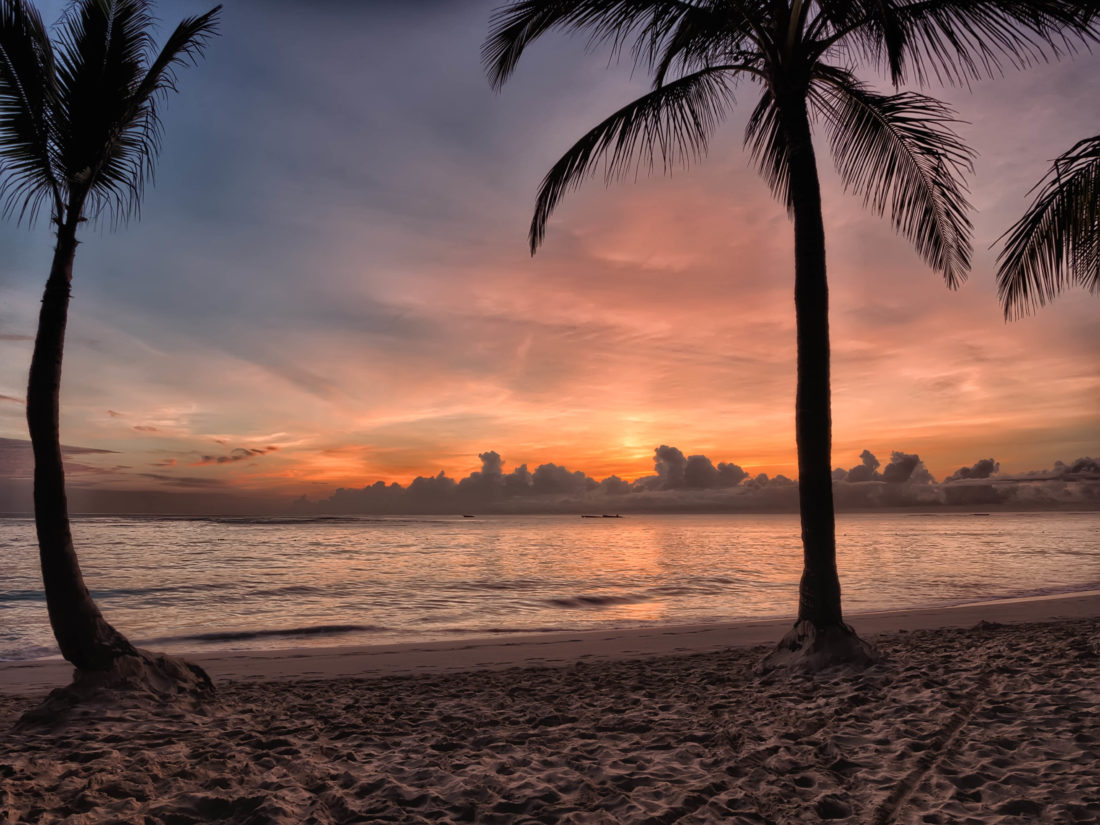
#> input picture Lab4/palm_tree.jpg, 1100 x 825 px
$ jupyter execute --allow-errors Jazwinska_Magda_LMAD_PSI_L3.ipynb
#> lines starting #> are read from the running program, lines starting #| are printed output that depends on the picture
##### Zadanie 1. Segmentacja obrazu za pomocą algorytmu k-średnich.
1.1. Wyświetlenie kodów RGB dla każdego piksela.

[cell 1]
import cv2
import numpy as np
import pandas as pd
from sklearn.cluster import KMeans
import matplotlib.pyplot as plt
import seaborn as sns

[cell 2]
image = cv2.imread('palm_tree.jpg')
#> image is the input picture: shape (825, 1100, 3); mean B, G, R 80.2, 86.5, 115
image = cv2.cvtColor(image, cv2.COLOR_BGR2RGB)

[cell 3]
print("Przykładowe kody RGB dla pierwszych 10 pikseli:")
print(image.reshape(-1, 3)[:10])
#| [[ 28  35  63]
#|  [ 35  50  83]
#|  [ 98 118 153]
#|  [ 74  89 118]
#|  [ 23  28  47]
#|  [ 32  29  36]
#|  [ 22  16  20]
#|  [ 15   9  11]
#|  [ 31  31  43]
#|  [ 35  36  41]]

1.2. Wyświetlenie oryginalnego zdjęcia.

[cell 4]
plt.figure(figsize=(6, 6))
plt.imshow(image)
plt.axis("off")
plt.show()

1.3. Wykonanie kwantyzacji kolorów za pomocą algorytmu k-średnich.

[cell 5]
pixels = image.reshape((-1, 3))

# Ustawienie liczby klastrów (np. 5 klastrów)
k = 5
kmeans = KMeans(n_clusters=k, random_state=0)
kmeans.fit(pixels)

# Zastąpienie pikseli kolorami centrów klastrów
segmented_pixels = kmeans.cluster_centers_[kmeans.labels_]
segmented_image = segmented_pixels.reshape(image.shape).astype(np.uint8)

# Wyświetlenie obrazu po kwantyzacji kolorów
plt.figure(figsize=(6, 6))
plt.title(f"Obraz po kwantyzacji kolorów (k = {k})")
plt.imshow(segmented_image)
plt.axis("off")
plt.show()
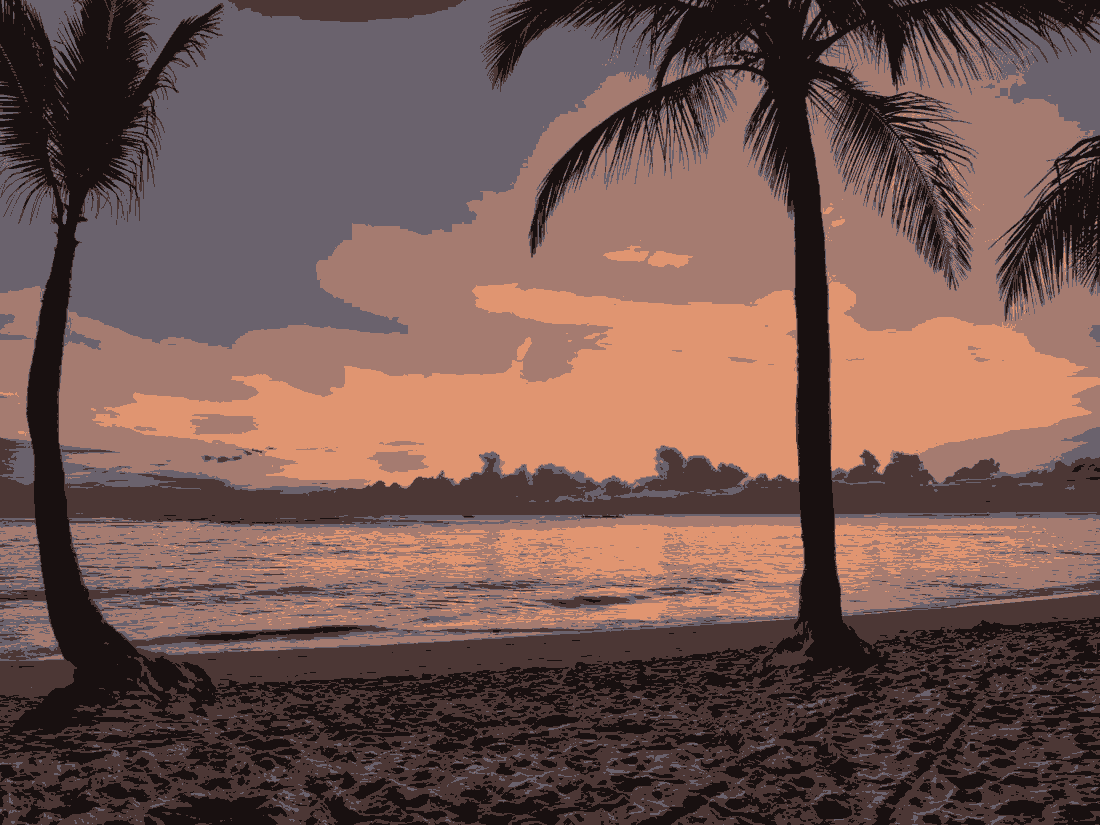
#> shown: shape (825, 1100, 3); mean R, G, B 114.5, 85.9, 79.9

1.4. Wyświetlenie rozmiarów zdjęcia i liczbę kanałów kolorów (RGB).

[cell 6]
print("Rozmiar zdjęcia:", image.shape[:2])  # Wysokość i szerokość
#| Rozmiar zdjęcia: (825, 1100)
print("Liczba kanałów kolorów (RGB):", image.shape[2])
#| Liczba kanałów kolorów (RGB): 3

1.5. Przekształcenie danych z formatu 3D (w, h, c) do 2D (w * h, c).

[cell 7]
pixels_2d = image.reshape(-1, 3)

# Wyświetlenie kształtu przed i po przekształceniu
print("Kształt obrazu 3D:", image.shape)     # (w, h, c)
#| Kształt obrazu 3D: (825, 1100, 3)
print("Kształt obrazu 2D:", pixels_2d.shape)
#| Kształt obrazu 2D: (907500, 3)

1.6. Zastosowanie algorytm k-średnich dla 6 klastrów.

[cell 8]
k = 6
kmeans = KMeans(n_clusters=k, random_state=0)
kmeans.fit(pixels_2d)

1.7. Wyświetlenie etykiet klastrów dla każdego piksela.

[cell 9]
print("Etykiety klastrów dla pierwszych 10 pikseli:")
print(kmeans.labels_[:10])

1.8. Wyświetlenie współrzędne centroidów.

[cell 10]
print("Współrzędne centroidów (RGB):")
print(kmeans.cluster_centers_)

1.9. Zaokrąglenie współrzędnych centroidów (kolory) do 0 miejsc po przecinku.

[cell 11]
centroids_rounded = np.round(kmeans.cluster_centers_, 0).astype(int)
print("Zaokrąglone współrzędne centroidów (RGB):")
print(centroids_rounded)

1.10. Utworzenie skwantyzowanego obrazu, zamieniając każdy piksel na odpowiadający mu
kolor centroidu.

[cell 12]
segmented_pixels = centroids_rounded[kmeans.labels_]
segmented_image = segmented_pixels.reshape(image.shape)

1.11. Wyświetlenie obrazu po kwantyzacji.

[cell 13]
plt.figure(figsize=(6, 6))
plt.title(f"Obraz po kwantyzacji kolorów (k = {k})")
plt.imshow(segmented_image)
plt.axis("off")
plt.show()
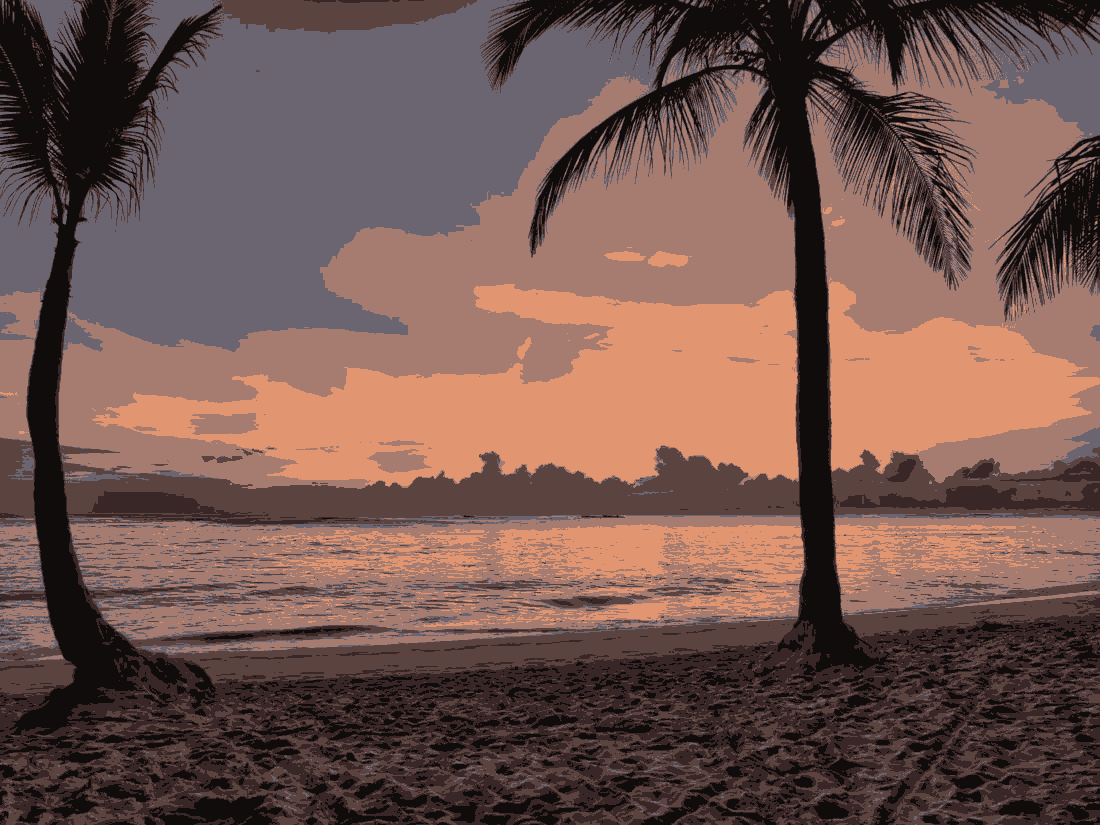
#> shown: shape (825, 1100, 3); mean R, G, B 115.2, 86.5, 80.1
